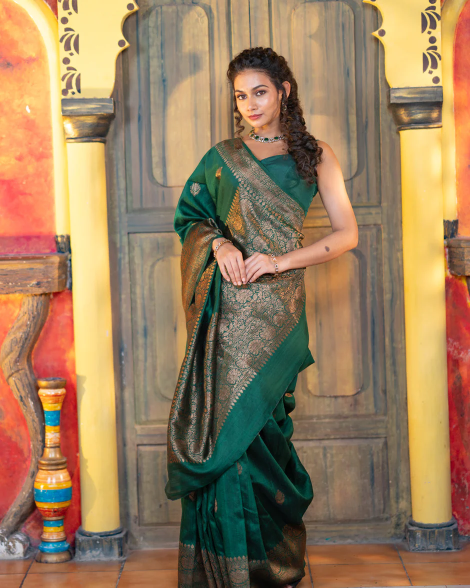
#> input picture Backend/assets/saree_texture.webp, 940 x 1175 px, given in place of vto_stage9_realism.png, which was not available (shown at 1/2 size)
$ python prepare_comfy_input.py
#> lines starting #> are read from the running program, lines starting #| are printed output that depends on the picture; after the words box and inside, x2 and y2 are one past the last pixel; in counts of white or black regions, pixels touching at a corner belong together; pictures that were not available may be replaced by others from this repository, and a replacement may not be noted
import cv2
import os


INPUT_IMAGE = "../outputs/vto_stage9_realism.png"
INPUT_MASK = "../outputs/refine_mask.png"

OUTPUT_IMAGE = "../outputs/comfy_input.png"
OUTPUT_MASK = "../outputs/comfy_mask.png"


def main():

    image = cv2.imread(INPUT_IMAGE, cv2.IMREAD_COLOR)
#> image is the input picture: shape (1175, 940, 3); mean B, G, R 94.1, 126.3, 154
    mask = cv2.imread(INPUT_MASK, cv2.IMREAD_GRAYSCALE)
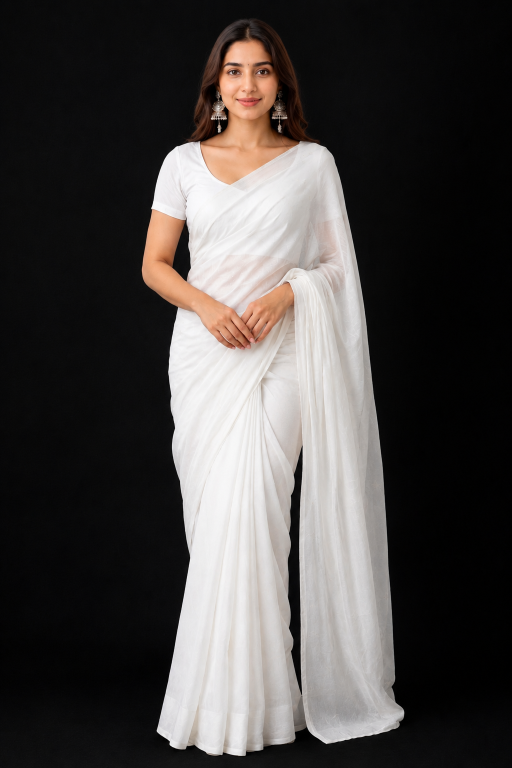
#> input picture Backend/human_parsing/human_parsing/input_test/model.png, 1024 x 1536 px, given in place of refine_mask.png, which was not available (shown at 1/2 size)
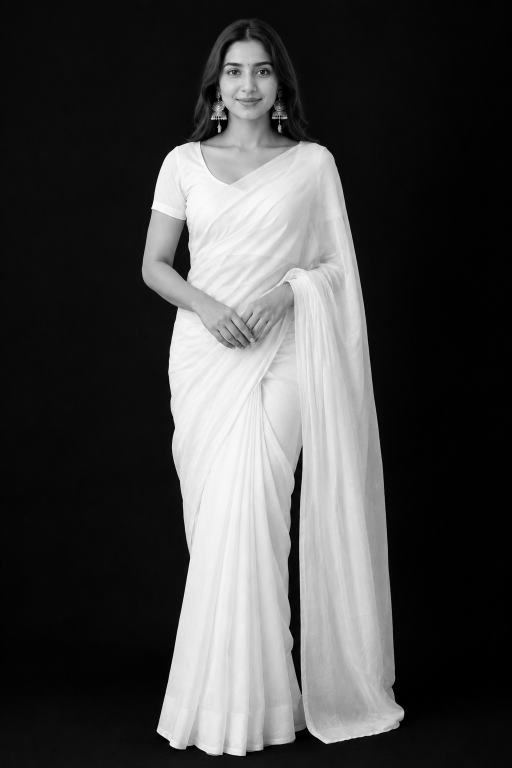
#> mask: shape (1536, 1024) (shown at 1/2 size); min 0, max 255, mean 70

    if image is None:
        raise FileNotFoundError(INPUT_IMAGE)

    if mask is None:
        raise FileNotFoundError(INPUT_MASK)

    # SD 1.5 friendly resolution for a 4 GB GPU.
    width = 512
    height = 768

    image = cv2.resize(
        image,
        (width, height),
        interpolation=cv2.INTER_AREA
    )
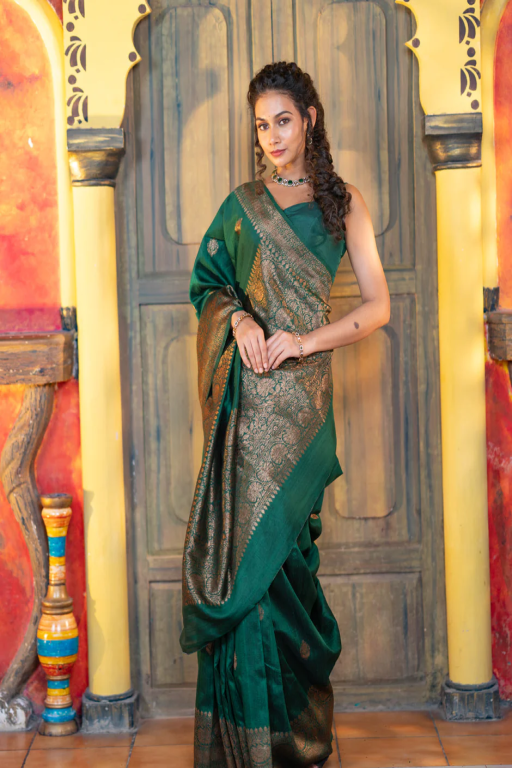
#> image: shape (768, 512, 3); mean B, G, R 94.1, 126.3, 154

    mask = cv2.resize(
        mask,
        (width, height),
        interpolation=cv2.INTER_NEAREST
    )
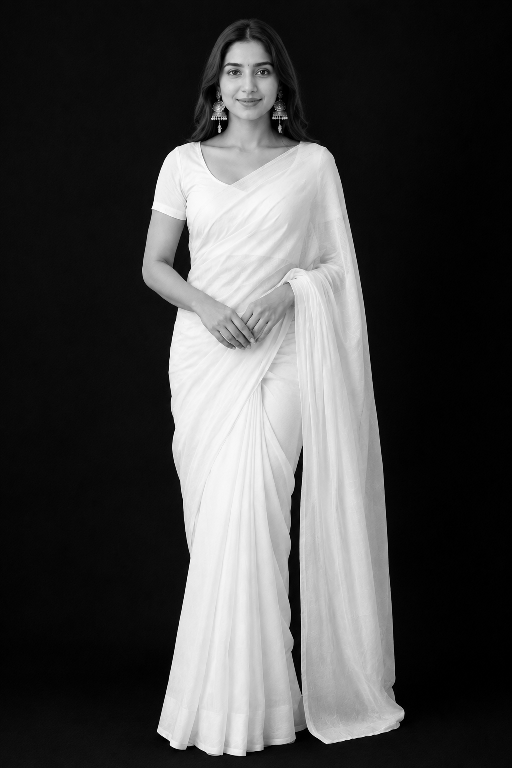
#> mask: shape (768, 512); min 0, max 255, mean 70.4

    # Make sure the mask is clean.
    _, mask = cv2.threshold(
        mask,
        127,
        255,
        cv2.THRESH_BINARY
    )
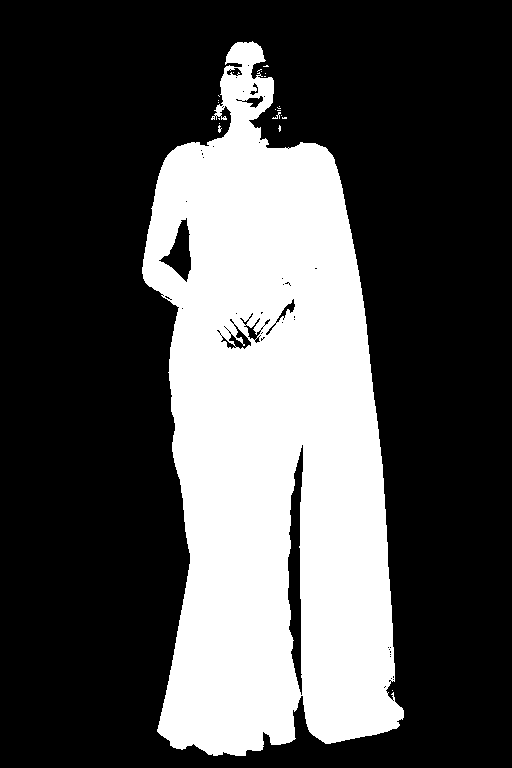
#> mask: shape (768, 512); 31.2% white; 22 white regions (20 under 20 px), largest, box (x1, y1, x2, y2) and area: (142, 41, 404, 756) 122569, (272, 112, 281, 119) 23

    os.makedirs("../outputs", exist_ok=True)

    cv2.imwrite(
        OUTPUT_IMAGE,
        image
    )

    cv2.imwrite(
        OUTPUT_MASK,
        mask
    )

    print("✅ ComfyUI input prepared")
    print("Image:", OUTPUT_IMAGE)
    print("Mask :", OUTPUT_MASK)
    print("Size :", image.shape[1], "x", image.shape[0])
#| Size : 512 x 768


if __name__ == "__main__":
    main()
